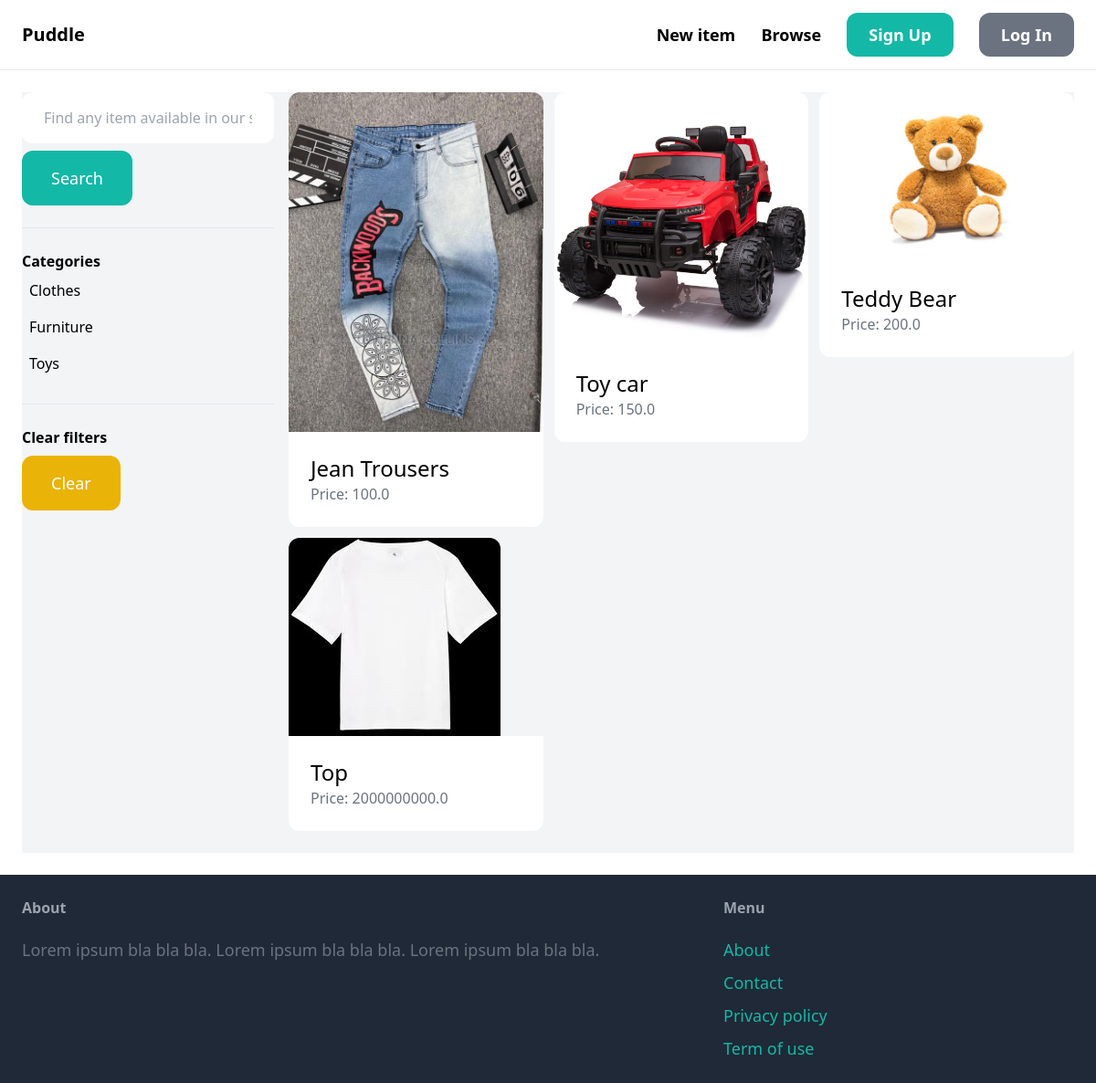
The app's page /items/ with its own data.
### item/models.py (models this page shows, shortened)
class Category(models.Model):
	name = models.CharField(max_length=255)
	class Meta:
		ordering = ('name',)
		verbose_name_plural = 'Categories'

class Item(models.Model):
	category = models.ForeignKey(Category, related_name='items', on_delete=models.CASCADE)
	name = models.CharField(max_length=255)
	description = models.TextField()
	price = models.FloatField()
	image = models.ImageField(upload_to='item_images', blank=True, null=True)
	is_sold = models.BooleanField(default=False)
	created_by = models.ForeignKey(User, related_name='items', on_delete=models.CASCADE)
	created_at = models.DateTimeField(auto_now_add=True)

### item/views.py (the view)
# urls.py: path('', views.browse, name='items'),
def browse(request):
	query = request.GET.get('query', '')
	category_id = request.GET.get('category', 0)
	categories = Category.objects.all()
	items = Item.objects.filter(is_sold=False)
	if category_id:
		items = items.filter(category_id=category_id)
	if query:
		items = items.filter(Q(name__icontains=query) | Q(description__icontains=query))
	return render(request, 'item/items.html', {
		'items' : items,
		'query' : query,
		'categories' : categories,
		'category_id': int(category_id),
	})

### item/templates/item/items.html (shortened to what this page needs)
{% extends 'core/base.html'%}
{% block content %}
	<div class="pb-6 grid grid-cols-4 gap-4 bg-gray-100">
		<div class="col-span-1">
			<form method="get" action="{% url 'item:items' %}">
				<input name="query" class="w-full py-4 px-6 broder rounded-xl" type="text" value="{{ query }}" placeholder="Find any item available in our store">
				<button class="mt-2 py-4 px-8 text-lg bg-teal-500 text-white rounded-xl">Search</button>
			</form>
			<hr class="my-6">
			<p class="font-semibold">Categories</p>
			<ul>
				{% for category in categories %}
					<li class="py-2 px-2 rounded-xl{% if category.id == category_id %} bg-gray-200{% endif %}">
						<a href="{% url 'item:items' %}?query={{ query }}&category={{ category.id }}">{{ category.name}}</a>
					</li>
				{% endfor %}
			</ul>
			<hr class="my-6">
			<p class="font-semibold">Clear filters</p>
			<ul>
				<li><a href="{% url 'item:items' %}" class="mt-2 py-4 px-8 inline-block bg-yellow-500 text-lg rounded-xl text-white">Clear</a>
		</div>
		<div class="col-span-3">
			<div class="grid grid-cols-3 gap-3">
				{% for item in items %}
					<div>
						<a href="{% url 'item:detail' item.id %}">
							<div>
								<img src="{{ item.image.url }}" class="rounded-t-xl">
							</div>
							<div class="p-6 bg-white rounded-b-xl">
								<h2 class= "text-2xl">{{ item.name }}</h2>
								<p class="text-gray-500">Price: {{ item.price }}</p>
							</div>
						</a>
					</div>
				{% endfor %}
			</div>
		</div>
	</div>
{% endblock %}

### records on screen
Category: name "Clothes"
Category: name "Furniture"
Category: name "Toys"
Item: image (picture), name "Jean Trousers", price "100.0"
Item: image (picture), name "Toy car", price "150.0"
Item: image (picture), name "Teddy Bear", price "200.0"
Item: image (picture), name "Top", price "2000000000.0"
